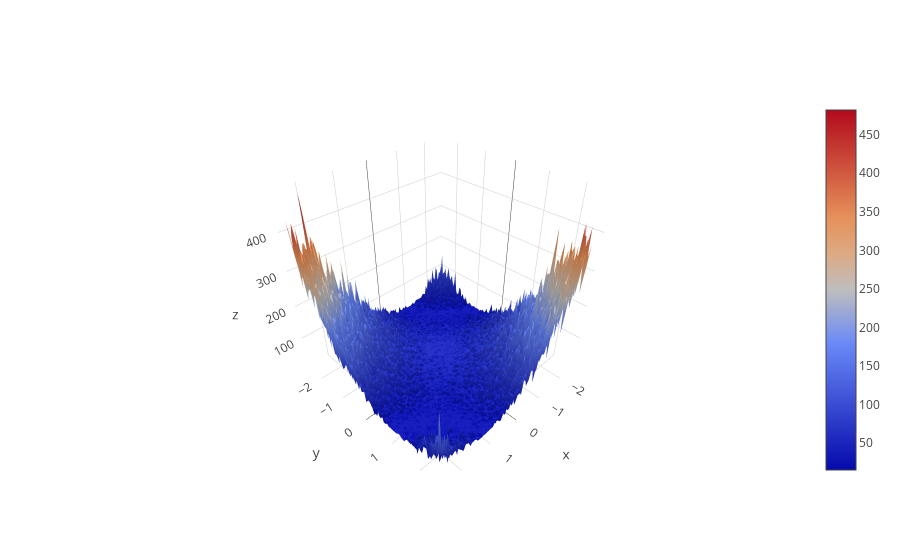

Write notebook code for a chart like this one.
### Code cell
import numpy as np
import plotly
import plotly.graph_objs as go
fig = go.Figure(data=[go.Surface(x=gamma_vec,
                   y=theta_vec,
                   z=M.round(),
                  )])
plotly.offline.iplot(fig)
